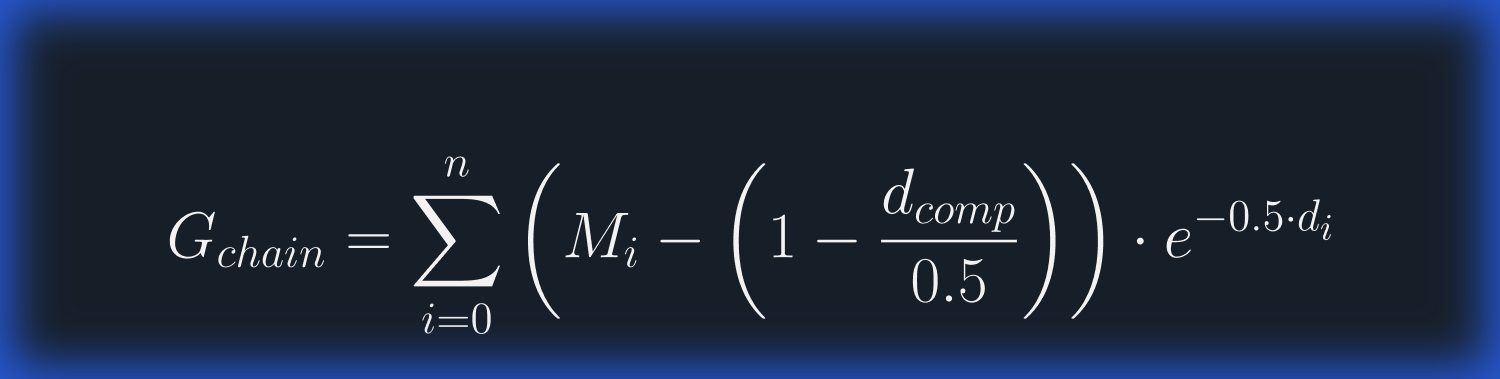
#> input picture posts/super_bowl/assets/gravity_equation_twitter_bg.png, 3000 x 758 px, found by its file name (shown at 1/2 size)
$ python generate_final_header.py
#> lines starting #> are read from the running program, lines starting #| are printed output that depends on the picture; after the words box and inside, x2 and y2 are one past the last pixel; in counts of white or black regions, pixels touching at a corner belong together
from PIL import Image, ImageOps, ImageChops
import os

# Paths
source_path = '/Users/charliethompson/Documents/mosp/posts/super_bowl/assets/gravity_equation_twitter_bg.png'
output_path = '/Users/charliethompson/Documents/mosp/posts/super_bowl/assets/twitter_header_final.png'

def create_twitter_header():
    if not os.path.exists(source_path):
        print(f"Error: Source file not found at {source_path}")
        return

    try:
        # Open source image
        img = Image.open(source_path).convert("RGBA")
        print(f"Original size: {img.size}")
#| Original size: (3000, 758)

        # The image is likely White Text on Blue Background.
        # We want Black Text on #f4f4f0 Background.

        # 1. Convert to Grayscale
        gray = img.convert("L")
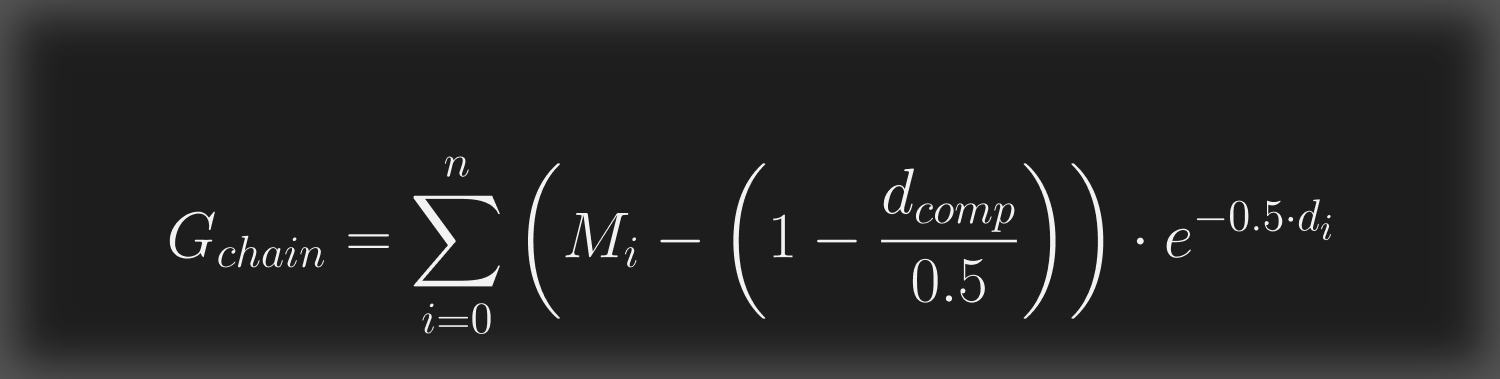
#> gray: PIL image 3000x758 L (shown at 1/2 size); min 29, max 242, mean 39.2

        # 2. Threshold/Invert to get a Mask of the Text
        # Since text is white (high value) and bg is blue (lower luminance?),
        # White text in grayscale is close to 255. Blue bg is darker.
        # Let's inspect rough values or just threshold.
        # We can normalize to stretch contrast.
        gray = ImageOps.autocontrast(gray)
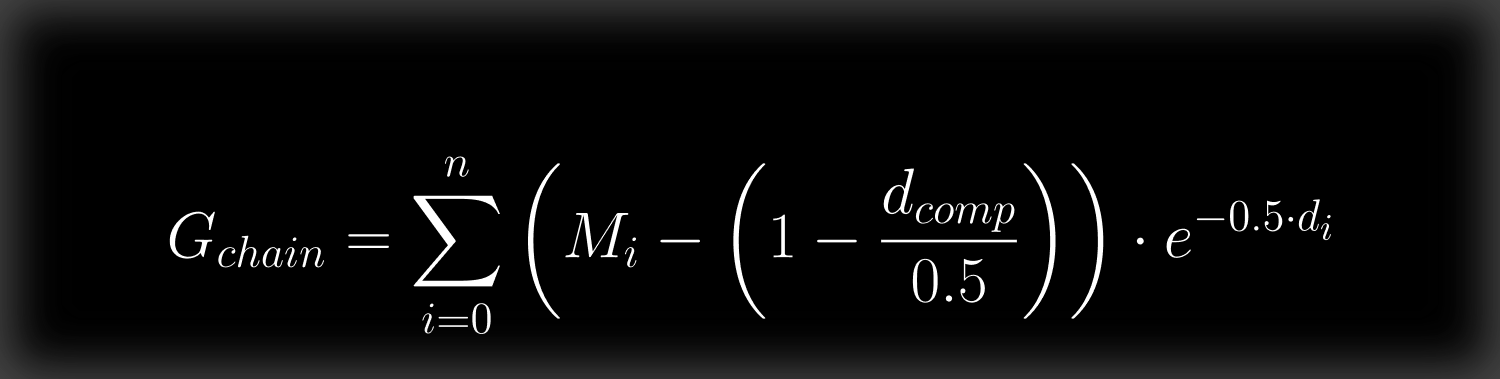
#> gray: PIL image 3000x758 L (shown at 1/2 size); min 0, max 255, mean 12

        # Now text should be white, bg black-ish.
        # Let's clean it up with a threshold.
        # Anything > 100 is text?
        threshold = 128
        mask = gray.point(lambda p: 255 if p > threshold else 0)
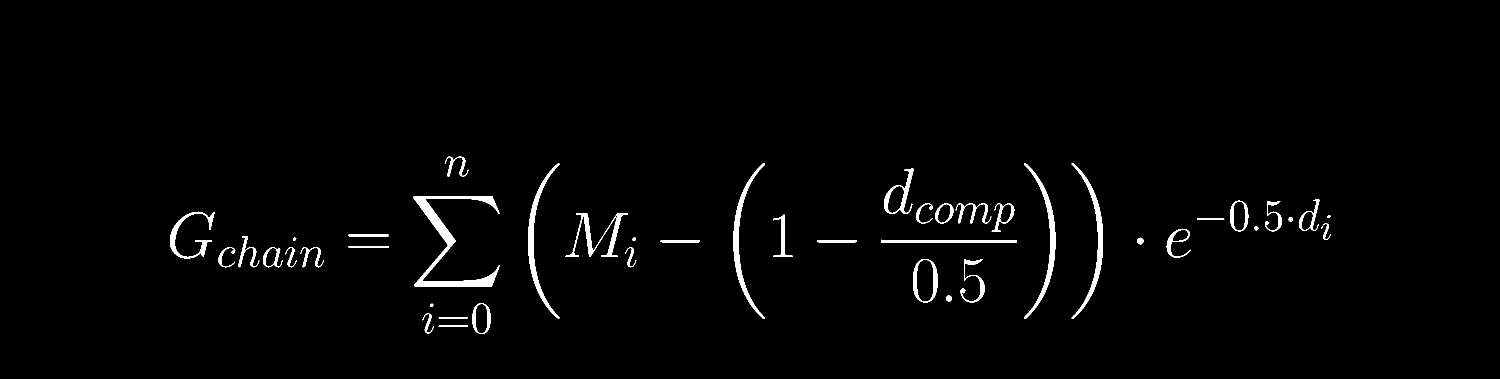
#> mask: PIL image 3000x758 L (shown at 1/2 size); 1.7% white; 45 white regions, largest, box (x1, y1, x2, y2) and area: (827, 392, 1000, 573) 6054, (2048, 327, 2111, 637) 2832, (1056, 327, 1120, 637) 2826

        # Crop mask to content
        bbox = mask.getbbox()
#> bbox = (340, 313, 2662, 668)
        if not bbox:
            print("Error: No text detected.")
            return

        print(f"Text bbox: {bbox}")
#| Text bbox: (340, 313, 2662, 668)
        cropped_mask = mask.crop(bbox)
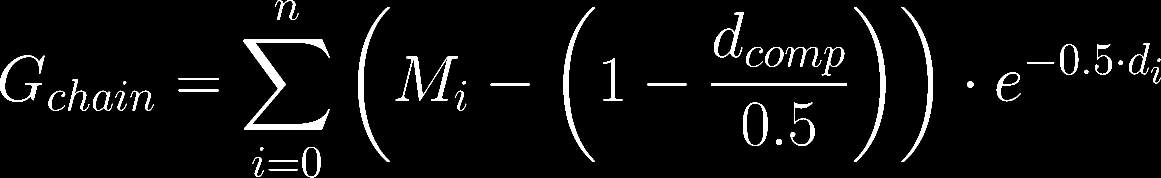
#> cropped_mask: PIL image 2322x355 L (shown at 1/2 size); 4.6% white; 45 white regions, largest, box (x1, y1, x2, y2) and area: (487, 79, 660, 260) 6054, (1708, 14, 1771, 324) 2832, (716, 14, 780, 324) 2826

        # 3. Create target Text image
        # We want the text to be BLACK.
        # So we create a Black image and use cropped_mask as alpha.
        text_layer = Image.new("RGBA", cropped_mask.size, (0, 0, 0, 255))
        text_layer.putalpha(cropped_mask)
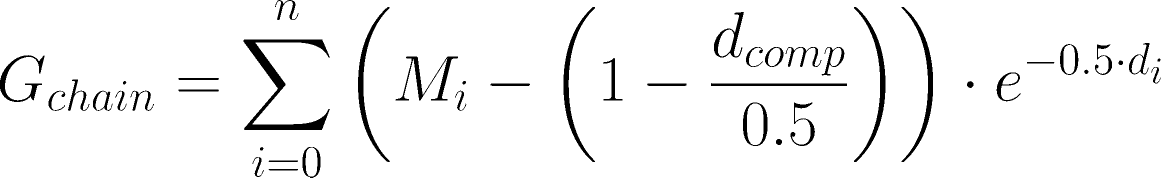
#> text_layer: PIL image 2322x355 RGBA (shown at 1/2 size); mean R, G, B, A 0, 0, 0, 11.6; transparent parts drawn white

        # 4. Create Background
        # User wants "get rid of light blue".
        # Using the blog's standard off-white/beige: #f4f4f0
        bg_color = (244, 244, 240, 255) # #f4f4f0

        target_width = 1500
        target_height = 500
        final_img = Image.new("RGBA", (target_width, target_height), bg_color)

        # 5. Resize Text if needed to fit nicely
        safe_w = 1400
        safe_h = 400

        content_w, content_h = text_layer.size
#> content_w = 2322; content_h = 355
        scale = 1.0

        if content_w > safe_w or content_h > safe_h:
            scale_w = safe_w / content_w
#> scale_w = 0.603
            scale_h = safe_h / content_h
#> scale_h = 1.13
            scale = min(scale_w, scale_h)
#> scale = 0.603
            new_w = int(content_w * scale)
#> new_w = 1399
            new_h = int(content_h * scale)
#> new_h = 214
            text_layer = text_layer.resize((new_w, new_h), Image.Resampling.LANCZOS)
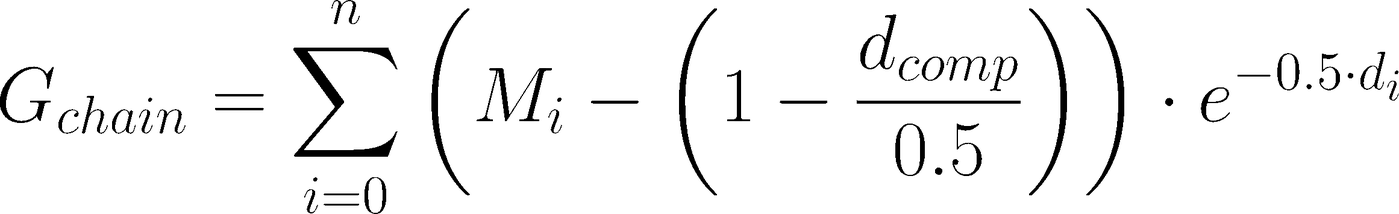
#> text_layer: PIL image 1399x214 RGBA; mean R, G, B, A 0, 0, 0, 11.7; transparent parts drawn white

        # 6. Compose
        x_offset = (target_width - text_layer.width) // 2
#> x_offset = 50
        y_offset = (target_height - text_layer.height) // 2
#> y_offset = 143

        final_img.alpha_composite(text_layer, (x_offset, y_offset))
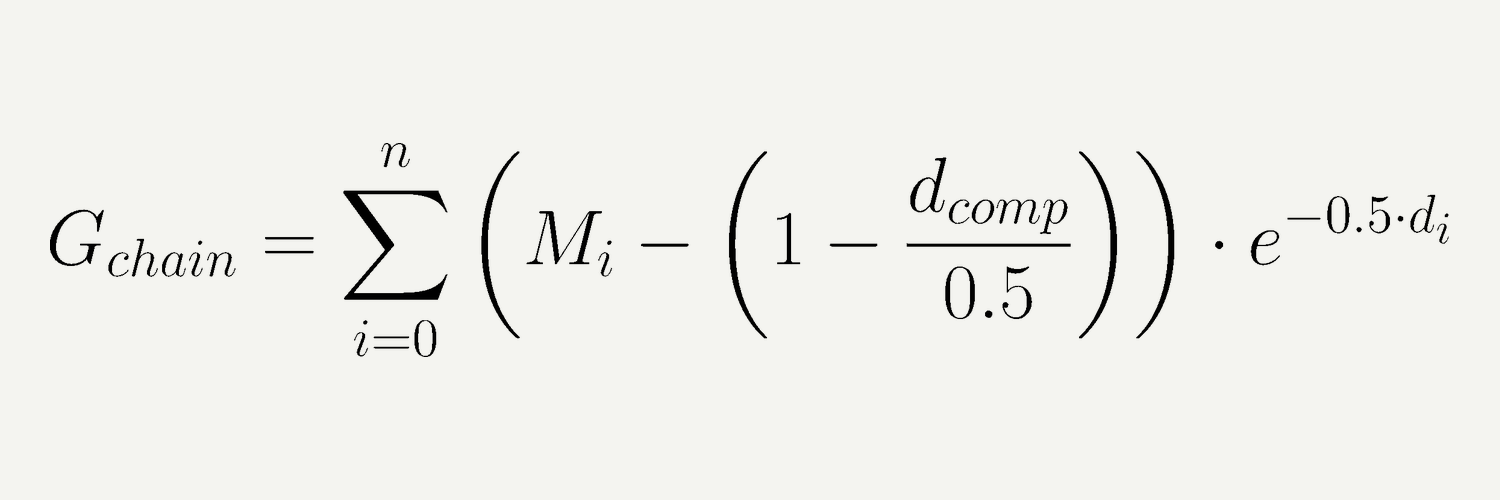
#> final_img: PIL image 1500x500 RGBA; mean R, G, B, A 239.5, 239.5, 235.6, 255

        final_img.save(output_path)
        print(f"Successfully saved recolored header to {output_path}")

    except Exception as e:
        print(f"An error occurred: {e}")

if __name__ == "__main__":
    create_twitter_header()
